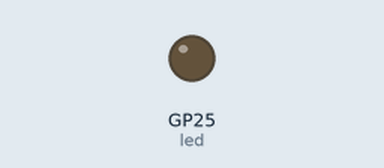
The program below on a simulated Raspberry Pi Pico running MicroPython. Parts: output pins drawn as LEDs (lit = HIGH). The board's own WiFi access point starts at once; what the program prints to the serial console is not drawn. At 65.0 s the program stops and its outputs stay as they are.

Above: at 0.05 s.
Timing chart, 0 to 3.0 s (numbered marks = the images above):
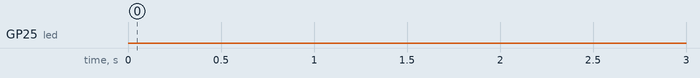

The program:

controller_test_quick.py
```python
# Quick test - run this to verify controller works before saving as main.py
import network
import time
from machine import Pin

def quick_controller_test():
    led = Pin(25, Pin.OUT)

    print("🎮 Quick Controller Test")
    print("This will run for 60 seconds...")

    # Create AP
    ap = network.WLAN(network.AP_IF)
    ap.active(True)
    time.sleep(2)

    # Configure (use the method that worked)
    ap.config(essid="PicoController", password="pico1234")
    time.sleep(3)

    try:
        ip = ap.ifconfig()[0]
        print(f"✅ PicoController network created!")
        print(f"   IP: {ip}")
        print(f"📱 Check your phone - you should see 'PicoController'")

        # Run for 60 seconds with heartbeat
        for i in range(60):
            led.value(1)
            time.sleep(0.1)
            led.value(0)
            time.sleep(0.9)

            if i % 10 == 0:
                print(f"   Running... {60-i} seconds left")

        print("✅ Test complete!")

    except Exception as e:
        print(f"❌ Test failed: {e}")

if __name__ == "__main__":
    quick_controller_test() 
```

Measured:
- by itself, GP25 (led): LOW → HIGH at 5.0 s, → LOW 0.10 s later, → HIGH 0.90 s later, → LOW 0.10 s later, … (120 changes in this stretch)
